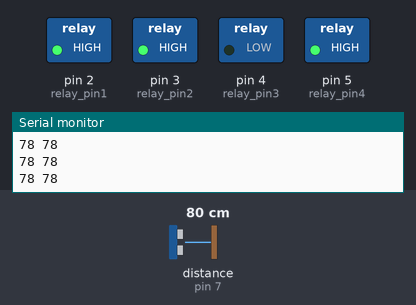
The sketch below on a simulated Arduino Mega 2560, built with avr-gcc and run on an emulated ATmega2560. Parts: switched loads named in the sketch (green lamp = pin HIGH), the last lines printed to the serial monitor. Wiring (inferred from the names in the program): ultrasonic range finder: trigger pin 6; echo pin 7. The inputs (shaded band) are chosen by the test bench; at power-on: distance to the obstacle (sensor on pin 7) 80 cm. The echo pulse lasts 58.3 µs per cm; pins used as bus, display or sensor lines are not drawn.

Above: at 1.2 s.
1.3 s: distance to the obstacle (sensor on pin 7) set to 55 cm
2.8 s: distance to the obstacle (sensor on pin 7) set to 47 cm
At 4.1 s:
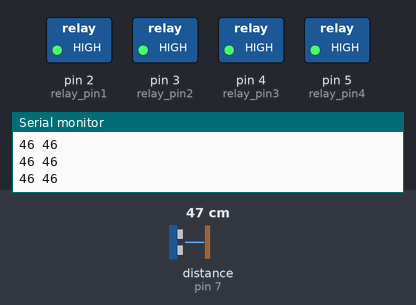
4.4 s: distance to the obstacle (sensor on pin 7) set to 60 cm
At 5.2 s:
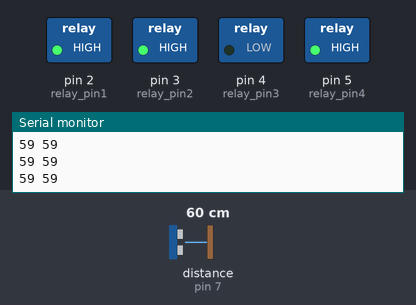
6.0 s: distance to the obstacle (sensor on pin 7) set to 18 cm
At 6.5 s:
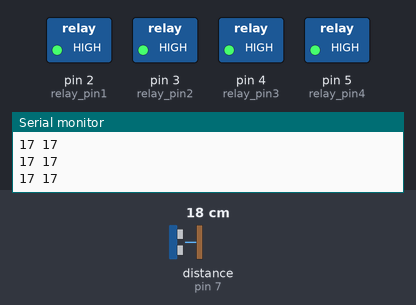
Timing chart, 0 to 8.6 s (numbered marks = the images above; inputs shaded):
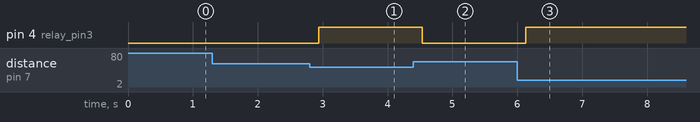

Measured:
- the behaviour switches between 52 and 51 cm on distance to the obstacle (sensor on pin 7) (found by bisection; images 0 and 1)
- after the input at 2.8 s, pin 4 (relay_pin3): LOW → HIGH after 0.14 s
- after the input at 4.4 s, pin 4 (relay_pin3): HIGH → LOW after 0.13 s
- after the input at 6.0 s, pin 4 (relay_pin3): LOW → HIGH after 0.13 s

The sketch:

5sensor_adaptation.ino
```cpp
int relay_pin1 = 2;
int relay_pin2 = 3;
int relay_pin3 = 4;
int relay_pin4 = 5;
int trig_pin1 = 6;
int echo_pin1 = 7;
int trig_pin2 = 8;
int echo_pin2 = 9;
int trig_pin3 = 10;
int echo_pin3 = 11;
int trig_pin4 = 12;
int echo_pin4 = 13;
int trig_pin5 = 22;
int echo_pin5 = 24;
long duration;
int distance;
#include <MedianFilter.h>
MedianFilter val(35,0);
MedianFilter val1(35,0);
MedianFilter val2(35,0);
MedianFilter val3(35,0);
MedianFilter val4(35,0);
float wat_proof(int trigPin, int echoPin)
{
  digitalWrite(trigPin, LOW);

  delayMicroseconds(2);

 // Trigger the sensor by setting the trigPin high for 10 microseconds:
  digitalWrite(trigPin, HIGH);
  delayMicroseconds(10);
  digitalWrite(trigPin, LOW);

  // Read the echoPin. pulseIn() returns the duration (length of the pulse) in microseconds:
  duration = pulseIn(echoPin, HIGH,26000);

  // Calculate the distance:
  distance = duration*0.034/2;


  Serial.print(distance); Serial.print(" ");
 switch(trigPin)
 {
  case 4:
  val.in(distance);
  distance = val.out();
  break;
  case 6:
  val1.in(distance);
  distance = val1.out();
  break;
  case 8:
  val2.in(distance);
  distance = val2.out();
  break;
  case 10:
  val3.in(distance);
  distance = val3.out();
  break;
  case 12:
  val4.in(distance);
  distance = val4.out();
  break;
 }
 Serial.println(distance);
return distance;
}


void back()
{

  digitalWrite(relay_pin3,HIGH);
  digitalWrite(relay_pin4,LOW);
}
void fwd()
{
  digitalWrite(relay_pin3,LOW);
  digitalWrite(relay_pin4,HIGH);
}
void Stop()
{
  digitalWrite(relay_pin1,HIGH);
 digitalWrite(relay_pin2,HIGH);
 digitalWrite(relay_pin3,HIGH);
 digitalWrite(relay_pin4,HIGH);
}
void right()
{
   digitalWrite(relay_pin1,LOW);
    digitalWrite(relay_pin2,HIGH);
}
void left()
{
   digitalWrite(relay_pin1,HIGH);
    digitalWrite(relay_pin2,LOW);
}
void left_forward_correction()
{
   digitalWrite(relay_pin1,LOW);
    digitalWrite(relay_pin2,HIGH);
    delay(25);
    digitalWrite(relay_pin1,HIGH);
    digitalWrite(relay_pin2,HIGH);
}
void right_forward_correction()
{
   digitalWrite(relay_pin1,HIGH);
    digitalWrite(relay_pin2,LOW);
    delay(25);
    digitalWrite(relay_pin2,HIGH);
    digitalWrite(relay_pin1,HIGH);
}
void setup()
{ pinMode(trig_pin1,OUTPUT);
  pinMode(trig_pin2,OUTPUT);
  pinMode(trig_pin3,OUTPUT);
  pinMode(trig_pin4,OUTPUT);
  pinMode(trig_pin5,OUTPUT);
  pinMode(echo_pin1,INPUT_PULLUP);
  pinMode(echo_pin2,INPUT_PULLUP);
  pinMode(echo_pin3,INPUT_PULLUP);
  pinMode(echo_pin4,INPUT_PULLUP);
  pinMode(echo_pin5,INPUT);
  pinMode(relay_pin1,OUTPUT);
  pinMode(relay_pin2,OUTPUT);;
 pinMode(relay_pin3,OUTPUT);
 pinMode(relay_pin4,OUTPUT);
 digitalWrite(relay_pin1,HIGH);
 digitalWrite(relay_pin2,HIGH);
 digitalWrite(relay_pin3,HIGH);
 digitalWrite(relay_pin4,HIGH);
  Serial.begin(9600);
}

void checker()
{
  float one = wat_proof(trig_pin1,echo_pin1);
  //float two = wat_proof(trig_pin2,echo_pin2);
  //float three = wat_proof(trig_pin3,echo_pin3);
  //float four = wat_proof(trig_pin4,echo_pin4);
  if(one <= 50)
  {
    Stop();
  }
  else
  {
    fwd();

  }

}
void loop()
{
 checker();
}
```
